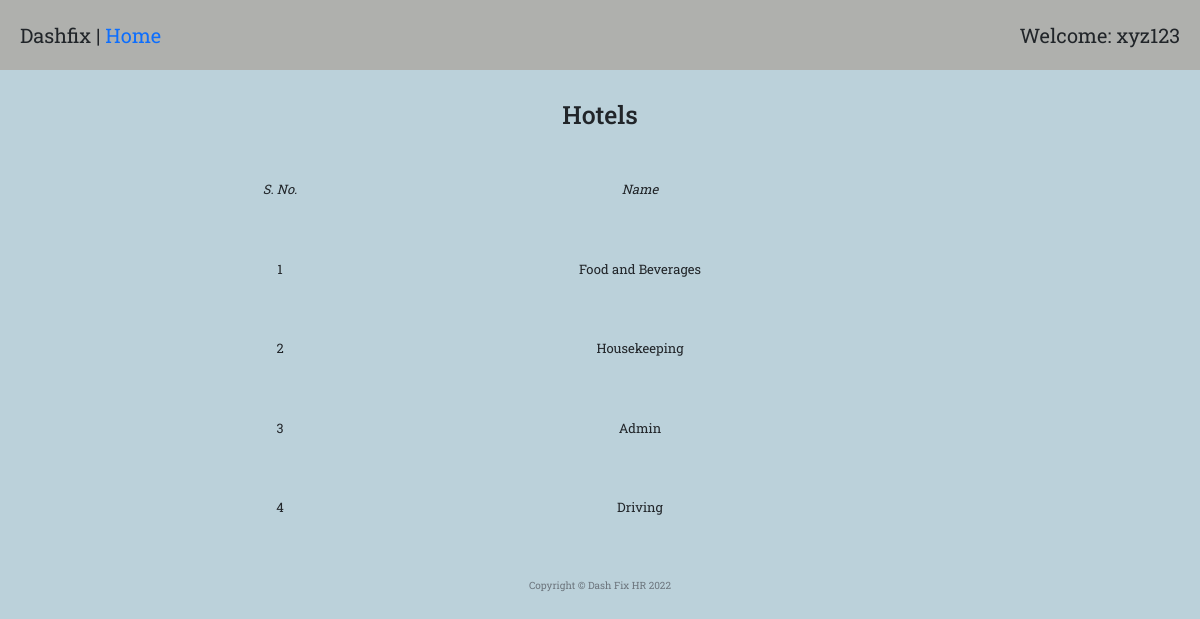
Screenshot of /department_report (signed in) with the database file from the repository.
### main.py (models this page shows)
class departmentMaster(db.Model):
    __tablename__ = "departmentMaster"
    id = Column(Integer, primary_key=True)
    name = Column(String(300))
    employee = relationship("employeeMaster", back_populates="department")

### main.py (the view)
@app.route("/department_report", methods=["GET", "POST"])
@admin_only
def department_report():
    hotel_list = departmentMaster.query.all()
    return render_template("department_report.html", ts=hotel_list, len=range(len(hotel_list)))

### main.py (called while the page is built)
def admin_only(f):
    @wraps(f)
    def decorated_function(*args, **kwargs):
        admin = User.query.all()
        admin_id = []
        for i in admin:
            id_ = i.id
            admin_id.append(id_)
        if current_user.id not in admin_id:
            return abort(403)
        return f(*args, **kwargs)
    return decorated_function

@login_manager.user_loader
def load_user(user_id):
    return User.query.get(int(user_id))

### templates/department_report.html
{% extends 'bootstrap/base.html' %}
{% import "bootstrap/wtf.html" as wtf %}
{% block content %}
{% include "header.html" %}
  <div class="welcome">
    <span>Dashfix | <a href="{{url_for('home')}}">Home</a></span>
    <span>Welcome: xyz123</span>
  </div>
  <h1 style="margin-top: 30px; margin-bottom: 50px; text-align: center;">Hotels</h1>
  <div class="row" style="margin-bottom: 50px; margin-left: 100px; font-size: 1.5rem; text-align: center;">
    <div class="col-4"><p><em>S. No.</em></p></div>
    <div class="col-4"><p><em>Name</em></p></div>
  </div>
  {% for i in len %}
      <div class="row" style="margin-bottom: 50px; margin-left: 100px; text-align: center;">
        <div class="col-4"><p>{{i + 1}}</p></div>
        <div class="col-4"><p>{{ ts[i].name }}</p></div>
      </div>
  {% endfor %}
{% include "footer.html" %}
{% endblock %}

### static/styles1.css (style rules this page uses)
body { font-family: 'Roboto Slab', serif; }
body { background-color: #bbd1da; }
.welcome { background-color: #afb0ad; display: flex; justify-content: space-between; padding: 20px; font-size: 2rem; }
.row, h5 { margin-top: 20px; margin-right: 20px; margin-left: 20px; }
div { font-size: 1.3rem; margin: 0px; padding-right: 0px; }
.time_suc_entry, p { text-size: 1.8rem; }
a:link { text-decoration: none; text-color: black; }

### rows the page displays
departmentMaster: name "Food and Beverages"
departmentMaster: name "Housekeeping"
departmentMaster: name "Admin"
departmentMaster: name "Driving"

### other values shown
{{ i + 1 }} "1" "2" "3" "4"
